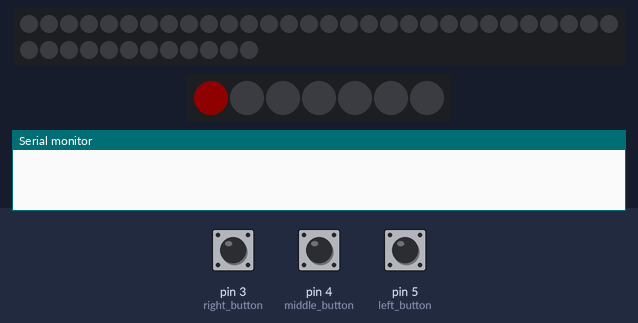
This sketch was run on a simulated Arduino Uno, built with avr-gcc and run on an emulated ATmega328P. Shown: 42 RGB LEDs in strip order, left to right, continuing on the next row, 7 RGB LEDs in strip order, left to right, the last lines printed to the serial monitor. The test bench sets the inputs (shaded band); at power-on: pin 4 (middle_button) HIGH, pin 3 (right_button) HIGH, pin 5 (left_button) HIGH. Dim RGB values are drawn brighter than linear.

Above: at 1.2 s.
1.3 s: pin 4 (middle_button) pulled LOW for 0.15 s
At 2.2 s:
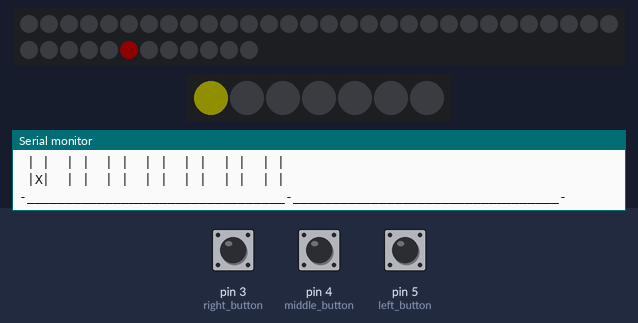
3.1 s: pin 4 (middle_button) pulled LOW for 1 s
At 5.3 s:
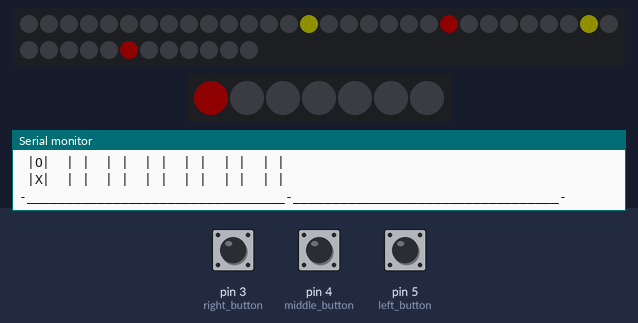
5.6 s: pin 3 (right_button) pulled LOW for 0.15 s
At 6.5 s:
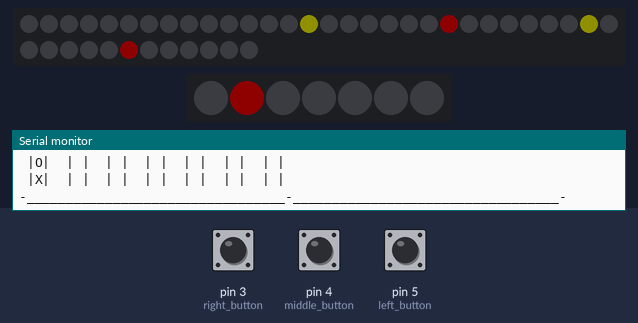
7.2 s: pin 3 (right_button) pulled LOW for 1 s
At 7.7 s:
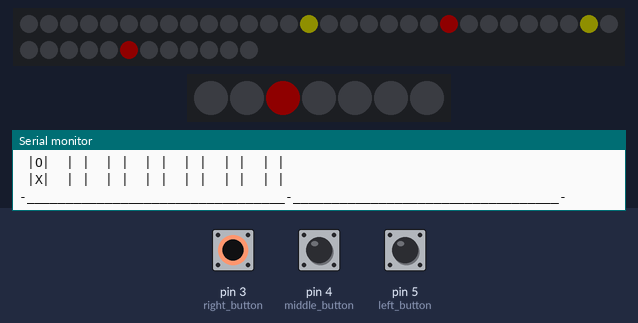
9.7 s: pin 4 (middle_button) pulled LOW for 0.15 s
At 11.0 s:
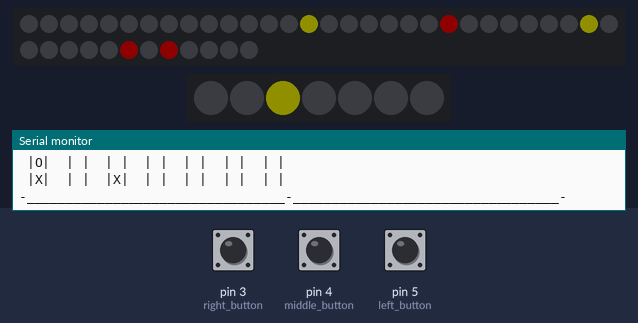
11.3 s: pin 5 (left_button) pulled LOW for 0.15 s
At 12.0 s:
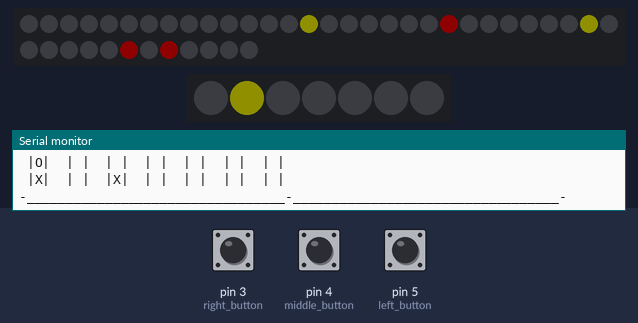
Timing chart, 0 to 13.9 s (numbered marks = the images above; inputs shaded):
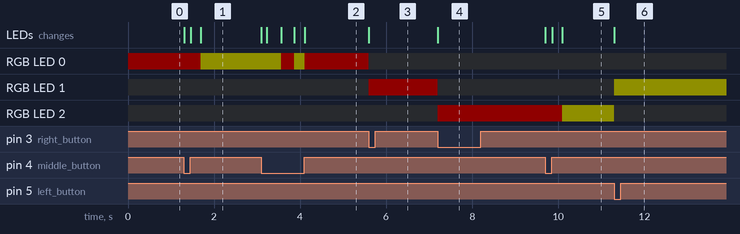

The sketch:

puissance4.ino
```cpp
#include <Adafruit_NeoPixel.h>

#define grille_Pin 7
#define N_LEDS 42

#define bande_Pin 8
#define bande_Leds 7

Adafruit_NeoPixel grille = Adafruit_NeoPixel(N_LEDS, grille_Pin, NEO_GRB + NEO_KHZ800);
Adafruit_NeoPixel strip = Adafruit_NeoPixel(bande_Leds, bande_Pin, NEO_GRB + NEO_KHZ800);

//GAME MATRIX
//                5  |00|  |01|  |02|  |03|  |04|  |05|  |06|
//                4  |07|  |08|  |09|  |10|  |11|  |12|  |13|
//                3  |14|  |15|  |16|  |17|  |18|  |19|  |20|
//                2  |21|  |22|  |23|  |24|  |25|  |26|  |27|
//                1  |28|  |29|  |30|  |31|  |32|  |33|  |34|
//                0  |35|  |36|  |37|  |38|  |39|  |40|  |41|
//COLUMN              0     1     2     3     4     5     6
const int right_button=3; //Buttons pins
const int middle_button=4;
const int left_button=5;
int matrix[7][6]; //- - - - - - - - - - - matrix[column][row]
int player; //- - - - - - - - - - - - - number 1: red leds - - - number 2: yellow leds
int num_colum;
int brightness=30;
long long frame;
int animation_delay=30;
int animation_length=0;
long long animation_count=0;
int led1=0,led2=0,led3=0,led4=0;
boolean animation_done=false;
boolean stacked=true;
boolean button_pressed=false;
boolean initialized=false;
boolean win1=false,win2=false;
int r=128,g=0,b=0;
int current_pixel;
int left_press;
int right_press;
int last_right_press;
int last_left_press;
int mid_button_press;

//########################################################### SET_ UP ##################################################################################################
void setup()
{
  grille.begin();
  grille.clear();
  grille.setBrightness(brightness);
  strip.begin();
  strip.clear();
  strip.setBrightness(brightness);
  Serial.begin(9600);
  pinMode(right_button,INPUT_PULLUP);
  pinMode(left_button,INPUT_PULLUP);
  pinMode(middle_button,INPUT_PULLUP);
  pinMode(grille_Pin,OUTPUT);
  pinMode(bande_Pin,OUTPUT);
}

//######################################################## LOOP #########################################################################################################
void loop()
{
  frame=millis();

  if(!initialized)
  {
    initializing_leds();
  }
  pushing_button();
  piece_animation(num_colum, frame);
  stacking_pieces(num_colum, player);
  check_win();
}
//################################################### SUPERIOR_LED #########################################################################################################
//returns the number of most superior led of column
int superior_led(int column)
{
  int numero_pixel;
  numero_pixel = column;
  return numero_pixel;
}


//##################################################### PIECE_ANIMATION ##############################################################################################
void piece_animation(int col, long long frame)
{
  long long subtraction = frame - animation_count;

  if( subtraction > animation_delay && button_pressed)
  {
    animation_count=frame;                 //update the account
    grille.setPixelColor(superior_led(col)+7*animation_length,r,g,b);////////////////////////////////////////////////////////////////////////////////////////////////////////////////////
    grille.show();
    if( animation_length!=0 &&
        animation_length<6-number_pieces(col) //if itsn't the last or first positions of column
      )
    {
      grille.setPixelColor((superior_led(col)-7)+7*animation_length,0);
      grille.show();
    }
    animation_length++;
    if(animation_length==6-number_pieces(col)) //if it's the last position of column
    {
      animation_done=true;
      animation_length=0;
    }
   }else
   if(total_of_pieces()==42)
   {
    delay(2000);
    animation_done=true;
    initialized=false;
  }

}
//############################################################ TOTAL_OF_PIECES ######################################################################################
//it returns the total of pieces on the game
int total_of_pieces()
{
  int total=0;
  for(int c=0;c<7;c++)
  {
    total += number_pieces(c);
  }
  return total;
}
//############################################################ NEXT_SPACE #####################################################################################
//it returns the led number where the piece will be stay in the column
int next_space(int column)
{
  int row = 0;
  int number=35+column;

  while (matrix[column][row] != 0)
  {
    row++;
    number-=7;
  }

  return row;
}

//########################################################### NUMBER_PIECES ###############################################################################################
//it returns the number of pieces in a column
int number_pieces(int column)
{
  int number_pieces = 0;

  for (int i=0; i<6; i++)
  {
    if (matrix[column][i] != 0)
    {
      number_pieces++;
    }
  }
  return number_pieces;
}

//############################################################ COLOR #################################################################################################
//it changes the color depending on the player's number
void color(int &r, int &g, int &b)
{
  if (player == 2)
  {
    r = 128;
    g = 128;
    b = 0;
  }else
  {
    r = 128;
    g = 0;
    b = 0;
  }
}

//############################################################## STACKING PIECES ####################################################################################
//it stacks the piece in the matrix, putting on a number (1,2) according to the player
void stacking_pieces(int col, int player){
  if(animation_done)
  {
    animation_done=false;
    if (number_pieces(col) == 0)  //- - - - - - - - - - - - - - - - - - - - - - - - - - - - if there aren't pieces in column
    {
      if(player==1)
      {
        matrix[col][0] = 1;   // - - - - - - - - - - - - - - - - - - - - - - - - - - - put on the piece in the first column (matrix)
      }else
      {
        matrix[col][0] = 2;
      }
      monitor_matrix();
    }
    else   //- - - - - - - - - - - - - - - - - - - - - - - - - - - - - - - - - - - - - if there are pieces in the column
    {
      if(player==1)
      {
        matrix[col][next_space(col)] = 1; // - - - - - - - - - - - - - - - - - - put on the piece in the next space (matrix)
      }
      else
      {
        matrix[col][next_space(col)] = 2; //- - - - - - - - - - - - - - - - - - - put on the piece in the next space (matrix)
      }
      monitor_matrix();
    }
    switch_player();
    color(r,g,b);
    stacked=true;
    button_pressed=false;
    strip.setPixelColor(current_pixel,r,g,b);
    strip.show();
  }
}

//############################################################### MONITOR_MATRIX ###################################################################################
//it shows on the Serial Monitor the matrix that represents the game
void monitor_matrix()
{
  for (int r = 5; r >=0; r--)
  {
    for (int c = 0; c < 7; c++)
    {
      Serial.print(" |");
      if(matrix[c][r]==1)
      {
        Serial.print("X");
      }else
      if(matrix[c][r]==2)
      {
        Serial.print("O");
      }else
      {
        Serial.print(" ");
      }
      Serial.print("| ");

    }
    Serial.println("");
  }
  Serial.println("-_________________________________-__________________________________-");
}
//########################################################### PUSHING_BUTTON ########################################################################################
// reads the inputs on the buttons and move the current pixel accordingly, switch player and adds button_pressed=true when middle button is pressed
void pushing_button(){
  left_press = digitalRead(left_button);
  right_press = digitalRead(right_button);
  mid_button_press = digitalRead(middle_button);

  if(left_press==0 && current_pixel!=0 && last_left_press!=left_press) {
    current_pixel--;
    strip.clear();
    strip.setPixelColor(current_pixel,r,g,b);
    strip.show();
  }
  if(right_press==0 && current_pixel!=6 && last_right_press!=right_press){
    current_pixel++;
    strip.clear();
    strip.setPixelColor(current_pixel,r,g,b);
    strip.show();
  }

  if(left_press!=last_left_press) last_left_press = left_press;

  if(right_press!=last_right_press) last_right_press=right_press;

  if(stacked){
    if(mid_button_press==0 && number_pieces(current_pixel)<6){
      num_colum=current_pixel;
      color(r,g,b);
      button_pressed=true;
      stacked=false;
    }
  }
}

//################################################################ NUM_LED ############################################################################################
//it returns the number of led in a column and a row

int num_led(int colum, int row)
{
  int num_led;

  num_led = (5-row)*7 + colum;

  return num_led;
}

//################################################################ FINAL ANIMATION ####################################################################################
void final_animation()
{
  color(r,g,b);
  for(int i=0;i<5;i++)
  {
    grille.setPixelColor(led1,r,g,b);
    grille.setPixelColor(led2,r,g,b);
    grille.setPixelColor(led3,r,g,b);
    grille.setPixelColor(led4,r,g,b);
    Serial.println("led1: ");
    Serial.print(led1);
    Serial.println("");
    Serial.println("led2: ");
    Serial.print(led2);
    Serial.println("");
    Serial.println("led3: ");
    Serial.print(led3);
    Serial.println("");
    Serial.println("led4: ");
    Serial.print(led4);
    Serial.println("");
    grille.show();
    delay(200);

    grille.setPixelColor(led1,0);
    grille.setPixelColor(led2,0);
    grille.setPixelColor(led3,0);
    grille.setPixelColor(led4,0);

    grille.show();

    delay(500);

  }
  initialized=false;
}
//################################################################ WIN_CONDITION ###################################################################################
void check_win()
{
  if(!win1&&!win2)
  {
  check_rows();
  check_columns();
  check_right();
  check_left();
  }else
  if(win1)
  {
    player=1;
    Serial.println("WIN1");
    final_animation();
  }else
  if(win2)
  {
    player=2;
    Serial.println("WIN2");
    final_animation();
  }
}

//##################################################################### CHECK_COLUMNS #################################################################################
//it checks the columns
void check_columns()
{
  for(int c=0;c<7;c++)
  {
    for(int f=0;f<3;f++)
    {
      if(matrix[c][f]==1&&matrix[c][f+1]==1&&matrix[c][f+2]==1&&matrix[c][f+3]==1)
      {
        led1=num_led(c,f);
        led2=num_led(c,f+1);
        led3=num_led(c,f+2);
        led4=num_led(c,f+3);
        win1=true;
        break;
      }else
      if(matrix[c][f]==2&&matrix[c][f+1]==2&&matrix[c][f+2]==2&&matrix[c][f+3]==2)
      {
        led1=num_led(c,f);
        led2=num_led(c,f+1);
        led3=num_led(c,f+2);
        led4=num_led(c,f+3);
        win2=true;
        break;
      }
    }
  }
}

//##################################################################### CHECK_ROWS #####################################################################################
//it checks the rows
void check_rows()
{
  for(int f=0;f<5;f++)
  {
    for(int c=0;c<4;c++)
    {
      if(matrix[c][f]==1&&matrix[c+1][f]==1&&matrix[c+2][f]==1&&matrix[c+3][f]==1)
      {
        led1=num_led(c,f);
        led2=num_led(c+1,f);
        led3=num_led(c+2,f);
        led4=num_led(c+3,f);
        win1=true;
        break;
      }else
      if(matrix[c][f]==2&&matrix[c+1][f]==2&&matrix[c+2][f]==2&&matrix[c+3][f]==2)
      {
        led1=num_led(c,f);
        led2=num_led(c+1,f);
        led3=num_led(c+2,f);
        led4=num_led(c+3,f);
        win2=true;
        break;
      }
    }
  }
}

//##################################################################### CHECK_RIGHT ####################################################################################
//it checks the diagonal to right
void check_right()
{
    for(int c=0;c<4;c++)
  {
    for(int f=0;f<3;f++)
    {
      if(matrix[c][f]==1&&matrix[c+1][f+1]==1&&matrix[c+2][f+2]==1&&matrix[c+3][f+3]==1)
      {
        led1=num_led(c,f);
        led2=num_led(c+1,f+1);
        led3=num_led(c+2,f+2);
        led4=num_led(c+3,f+3);
        win1=true;
        break;
      }else
      if(matrix[c][f]==2&&matrix[c+1][f+1]==2&&matrix[c+2][f+2]==2&&matrix[c+3][f+3]==2)
      {
        led1=num_led(c,f);
        led2=num_led(c+1,f+1);
        led3=num_led(c+2,f+2);
        led4=num_led(c+3,f+3);
        win2=true;
        break;
      }
    }
  }
}

//##################################################################### CHECK_LEFT #####################################################################################
//it checks the diagonal to left
void check_left()
{
  for(int c=0;c<4;c++)
  {
    for(int f=5;f>2;f--)
    {
      if(matrix[c][f]==1&&matrix[c+1][f-1]==1&&matrix[c+2][f-2]==1&&matrix[c+3][f-3]==1)
      {
        led1=num_led(c,f);
        led2=num_led(c+1,f-1);
        led3=num_led(c+2,f-2);
        led4=num_led(c+3,f-3);
        win1=true;
        break;
      }else
      if(matrix[c][f]==2&&matrix[c+1][f-1]==2&&matrix[c+2][f-2]==2&&matrix[c+3][f-3]==2)
      {
        led1=num_led(c,f);
        led2=num_led(c+1,f-1);
        led3=num_led(c+2,f-2);
        led4=num_led(c+3,f-3);
        win2=true;
        break;
      }
    }
  }
}

//##################################################################### SWITCH_PLAYER ###################################################################################
void switch_player(){
  if(player==1) {player=2;}
  else {player=1;}
}

//################################################################## INITIALIZING LEDS #################################################################################
//it initializes all the game with the defautl parameters
void initializing_leds()
{
  grille.clear();
  grille.show();
  strip.clear();
  strip.setPixelColor(current_pixel,128,0,0);
  strip.show();
  win1=false;
  win2=false;
  for(int c=0;c<7;c++)
  {
    for(int r=0;r<6;r++)
    {
      matrix[c][r]=0;
    }
  }
  player=1;
  current_pixel=0;
  initialized=true;
}
```

Measured:
- after the input at 1.3 s, RGB LED 0: RGB(15, 0, 0) → RGB(15, 15, 0) after 0.40 s; the LEDs: first change at once (image 1 shows a later state)
- after the input at 3.1 s, RGB LED 0: RGB(15, 15, 0) → RGB(15, 0, 0) after 0.46 s, → RGB(15, 15, 0) 0.31 s later, → RGB(15, 0, 0) 0.24 s later; the LEDs: first change at once (image 2 shows a later state)
- after the input at 5.6 s, RGB LED 0: RGB(15, 0, 0) → off at once; RGB LED 1: off → RGB(15, 0, 0) at once; the LEDs: change at once (image 3)
- after the input at 7.2 s, RGB LED 1: RGB(15, 0, 0) → off at once; RGB LED 2: off → RGB(15, 0, 0) at once; the LEDs: change at once (image 4)
- after the input at 9.7 s, RGB LED 2: RGB(15, 0, 0) → RGB(15, 15, 0) after 0.40 s; the LEDs: first change at once (image 5 shows a later state)
- after the input at 11.3 s, RGB LED 1: off → RGB(15, 15, 0) at once; RGB LED 2: RGB(15, 15, 0) → off at once; the LEDs: change at once (image 6)
